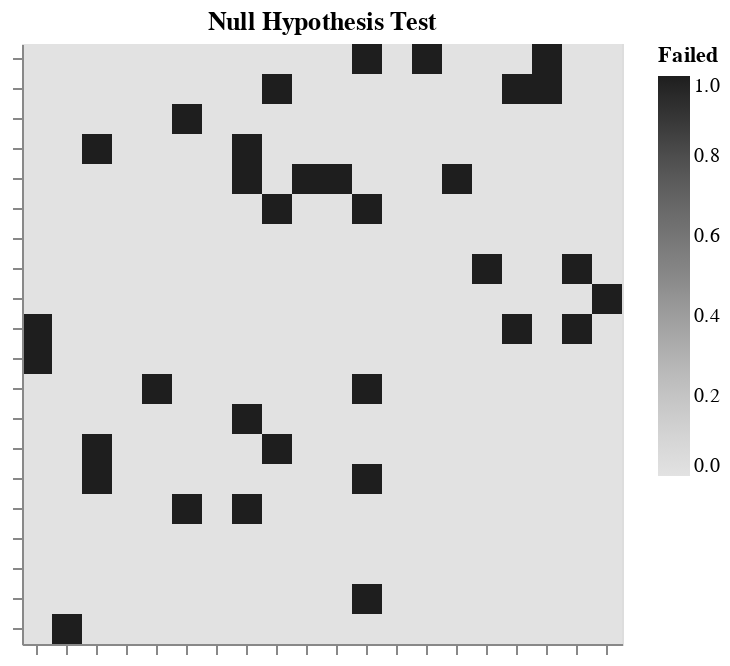

Write notebook code for a chart like this one.
### Code cell
pz.chiSquaredTest(title="Null Hypothesis Test")

### Figure 1 — Vega-Lite specification as saved in the notebook (floating-point values rounded to 4 significant figures; data arrays with more than 128 entries replaced by an {"elided": "..."} marker saying what was removed)
{"$schema": "https://vega.github.io/schema/vega-lite/v3.4.0.json", "config": {"mark": {"tooltip": null}, "view": {"height": 300, "width": 400}}, "data": {"name": "data-d250b1472e1306dfc7a0603e710ebead"}, "datasets": {"data-d250b1472e1306dfc7a0603e710ebead": {"elided": "400 records"}}, "encoding": {"color": {"field": "Failed", "scale": {"scheme": "greys", "type": "linear"}, "type": "quantitative"}, "x": {"axis": {"labels": false, "title": null}, "field": "x", "type": "ordinal"}, "y": {"axis": {"labels": false, "title": null}, "field": "y", "type": "ordinal"}}, "height": 300, "mark": "rect", "title": "Null Hypothesis Test", "width": 300}
